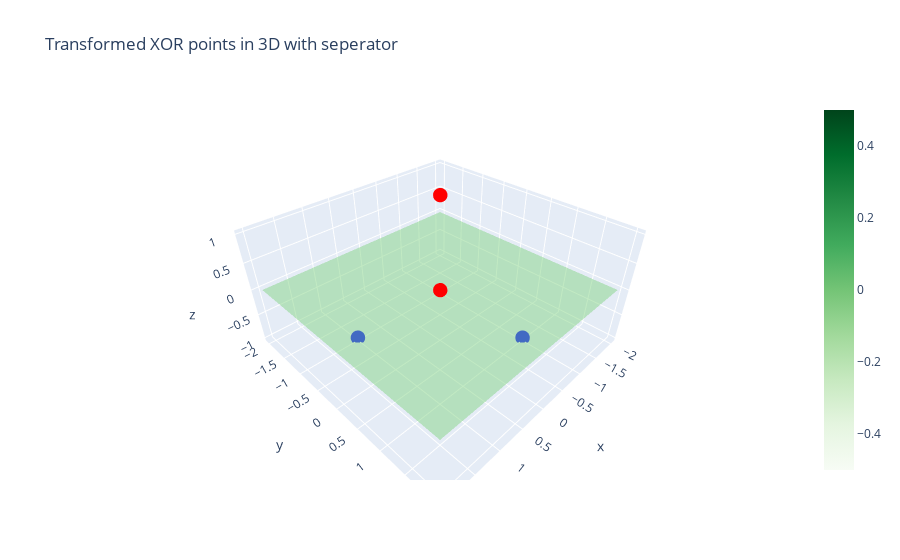

Write notebook code for a chart like this one.
### Code cell
import plotly.graph_objects as go
import numpy as np 


#Original XOR dataset in 2D
X = np.array([[1,1],[-1,-1],[1,-1],[-1,1]])
y = np.array([1,1,-1,-1])

#Applying the feature Transformation 
X_transformed = np.hstack((X,(X[:,0] * X[:,1]).reshape(-1,1)))

#create a Plotly figure
fig = go.Figure()

#Add the pointd to the plot
colors = ["red" if label == 1 else "blue" for label in y]
fig.add_trace(go.Scatter3d(x=X_transformed[:,0], y = X_transformed[:,1], z = X_transformed[:,2],mode="markers",marker=dict(color=colors,size=5)))

xx, yy = np.meshgrid(np.linspace(-2,2,50),np.linspace(-2,2,50))
zz = 0 * xx
fig.add_trace(go.Surface(x=xx ,y=yy, z= zz, opacity=0.5, colorscale="Greens"))

#Set the layout for better view
fig.update_layout(title="Transformed XOR points in 3D with seperator")
scene=dict(xaxis_title="x1", yaxis_title="x2", zaxis_title="x3=x1*x2")
margin = dict(l=0,r=0,b=0,t=30)
fig.show()

### Figure 1 — Plotly figure (JSON) as saved in the notebook; plotly's stock layout.template omitted (floating-point values rounded to 4 significant figures; data arrays with more than 128 entries replaced by an {"elided": "..."} marker saying what was removed)
{"data": [{"marker": {"color": ["red", "red", "blue", "blue"], "size": 5}, "mode": "markers", "type": "scatter3d", "x": [1, -1, 1, -1], "y": [1, -1, -1, 1], "z": [1, 1, -1, -1]}, {"colorscale": [[0, "rgb(247,252,245)"], [0.125, "rgb(229,245,224)"], [0.25, "rgb(199,233,192)"], [0.375, "rgb(161,217,155)"], [0.5, "rgb(116,196,118)"], [0.625, "rgb(65,171,93)"], [0.75, "rgb(35,139,69)"], [0.875, "rgb(0,109,44)"], [1, "rgb(0,68,27)"]], "opacity": 0.5, "type": "surface", "x": {"elided": "50x50 float values"}, "y": {"elided": "50x50 float values"}, "z": {"elided": "50x50 float values"}}], "layout": {"title": {"text": "Transformed XOR points in 3D with seperator"}}}
